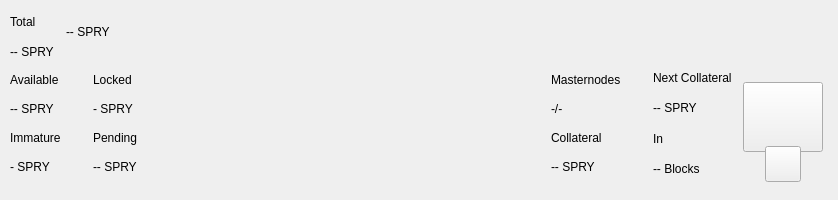
<?xml version="1.0" encoding="UTF-8"?>
<ui version="4.0">
 <class>TopBar</class>
 <widget class="QWidget" name="TopBar">
  <property name="geometry">
   <rect>
    <x>0</x>
    <y>0</y>
    <width>838</width>
    <height>200</height>
   </rect>
  </property>
  <property name="minimumSize">
   <size>
    <width>0</width>
    <height>200</height>
   </size>
  </property>
  <property name="maximumSize">
   <size>
    <width>16777215</width>
    <height>200</height>
   </size>
  </property>
  <property name="windowTitle">
   <string>Form</string>
  </property>
  <layout class="QVBoxLayout" name="verticalLayout_10" stretch="0">
   <property name="spacing">
    <number>0</number>
   </property>
   <property name="leftMargin">
    <number>0</number>
   </property>
   <property name="topMargin">
    <number>0</number>
   </property>
   <property name="rightMargin">
    <number>0</number>
   </property>
   <property name="bottomMargin">
    <number>0</number>
   </property>
   <item>
    <widget class="PFBorderImage" name="containerTop">
     <layout class="QVBoxLayout" name="verticalLayout_11">
      <property name="spacing">
       <number>0</number>
      </property>
      <property name="leftMargin">
       <number>0</number>
      </property>
      <property name="topMargin">
       <number>0</number>
      </property>
      <property name="rightMargin">
       <number>0</number>
      </property>
      <property name="bottomMargin">
       <number>0</number>
      </property>
      <item>
       <widget class="QWidget" name="top_container_2" native="true">
        <property name="minimumSize">
         <size>
          <width>0</width>
          <height>65</height>
         </size>
        </property>
        <layout class="QHBoxLayout" name="top_container">
         <property name="spacing">
          <number>0</number>
         </property>
         <property name="leftMargin">
          <number>10</number>
         </property>
         <property name="topMargin">
          <number>0</number>
         </property>
         <property name="rightMargin">
          <number>10</number>
         </property>
         <property name="bottomMargin">
          <number>0</number>
         </property>
         <item>
          <layout class="QHBoxLayout" name="horizontalLayout_4">
           <property name="spacing">
            <number>12</number>
           </property>
           <property name="rightMargin">
            <number>0</number>
           </property>
           <item>
            <widget class="QWidget" name="widgetAmount" native="true">
             <layout class="QVBoxLayout" name="verticalLayout_2">
              <property name="spacing">
               <number>2</number>
              </property>
              <property name="leftMargin">
               <number>0</number>
              </property>
              <property name="topMargin">
               <number>8</number>
              </property>
              <property name="rightMargin">
               <number>0</number>
              </property>
              <property name="bottomMargin">
               <number>0</number>
              </property>
              <item>
               <widget class="QLabel" name="labelTitle1">
                <property name="text">
                 <string>Total</string>
                </property>
               </widget>
              </item>
              <item>
               <widget class="QLabel" name="labelAmountPiv">
                <property name="text">
                 <string notr="true">-- SPRY</string>
                </property>
               </widget>
              </item>
             </layout>
            </widget>
           </item>
           <item alignment="Qt::AlignVCenter">
            <widget class="QWidget" name="widgetTopAmount" native="true">
             <property name="sizePolicy">
              <sizepolicy hsizetype="Preferred" vsizetype="Maximum">
               <horstretch>0</horstretch>
               <verstretch>0</verstretch>
              </sizepolicy>
             </property>
             <layout class="QHBoxLayout" name="horizontalLayout_5">
              <property name="spacing">
               <number>0</number>
              </property>
              <property name="leftMargin">
               <number>0</number>
              </property>
              <property name="topMargin">
               <number>0</number>
              </property>
              <property name="rightMargin">
               <number>0</number>
              </property>
              <property name="bottomMargin">
               <number>0</number>
              </property>
              <item alignment="Qt::AlignTop">
               <widget class="QLabel" name="labelAmountTopPiv">
                <property name="minimumSize">
                 <size>
                  <width>0</width>
                  <height>36</height>
                 </size>
                </property>
                <property name="styleSheet">
                 <string notr="true">padding:0px;margin:0px;</string>
                </property>
                <property name="text">
                 <string notr="true">-- SPRY</string>
                </property>
               </widget>
              </item>
             </layout>
            </widget>
           </item>
           <item>
            <spacer name="horizontalSpacer">
             <property name="orientation">
              <enum>Qt::Horizontal</enum>
             </property>
             <property name="sizeHint" stdset="0">
              <size>
               <width>40</width>
               <height>20</height>
              </size>
             </property>
            </spacer>
           </item>
           <item alignment="Qt::AlignRight">
            <widget class="QWidget" name="layoutSync" native="true">
             <property name="minimumSize">
              <size>
               <width>0</width>
               <height>36</height>
              </size>
             </property>
             <property name="maximumSize">
              <size>
               <width>16777215</width>
               <height>36</height>
              </size>
             </property>
             <layout class="QVBoxLayout" name="verticalLayout_9">
              <property name="leftMargin">
               <number>0</number>
              </property>
              <property name="topMargin">
               <number>0</number>
              </property>
              <property name="rightMargin">
               <number>0</number>
              </property>
              <property name="bottomMargin">
               <number>0</number>
              </property>
              <item>
               <widget class="ExpandableButton" name="pushButtonSync" native="true">
                <property name="minimumSize">
                 <size>
                  <width>36</width>
                  <height>36</height>
                 </size>
                </property>
                <property name="maximumSize">
                 <size>
                  <width>16777215</width>
                  <height>36</height>
                 </size>
                </property>
               </widget>
              </item>
             </layout>
            </widget>
           </item>
           <item>
            <widget class="ExpandableButton" name="pushButtonHDUpgrade" native="true">
             <property name="minimumSize">
              <size>
               <width>36</width>
               <height>36</height>
              </size>
             </property>
             <property name="maximumSize">
              <size>
               <width>16777215</width>
               <height>36</height>
              </size>
             </property>
            </widget>
           </item>
           <item>
            <widget class="ExpandableButton" name="pushButtonStack" native="true">
             <property name="minimumSize">
              <size>
               <width>36</width>
               <height>36</height>
              </size>
             </property>
             <property name="maximumSize">
              <size>
               <width>16777215</width>
               <height>36</height>
              </size>
             </property>
            </widget>
           </item>
           <item>
            <widget class="ExpandableButton" name="pushButtonConf" native="true">
             <property name="minimumSize">
              <size>
               <width>36</width>
               <height>36</height>
              </size>
             </property>
             <property name="maximumSize">
              <size>
               <width>16777215</width>
               <height>36</height>
              </size>
             </property>
            </widget>
           </item>
           <item>
            <widget class="ExpandableButton" name="pushButtonMasternodes" native="true">
             <property name="minimumSize">
              <size>
               <width>36</width>
               <height>36</height>
              </size>
             </property>
             <property name="maximumSize">
              <size>
               <width>16777215</width>
               <height>36</height>
              </size>
             </property>
            </widget>
           </item>
           <item>
            <widget class="ExpandableButton" name="pushButtonConsole" native="true">
             <property name="minimumSize">
              <size>
               <width>36</width>
               <height>36</height>
              </size>
             </property>
             <property name="maximumSize">
              <size>
               <width>16777215</width>
               <height>36</height>
              </size>
             </property>
            </widget>
           </item>
           <item>
            <widget class="ExpandableButton" name="pushButtonConnection" native="true">
             <property name="minimumSize">
              <size>
               <width>36</width>
               <height>36</height>
              </size>
             </property>
             <property name="maximumSize">
              <size>
               <width>16777215</width>
               <height>36</height>
              </size>
             </property>
            </widget>
           </item>
           <item>
            <widget class="ExpandableButton" name="pushButtonTor" native="true">
             <property name="minimumSize">
              <size>
               <width>36</width>
               <height>36</height>
              </size>
             </property>
             <property name="maximumSize">
              <size>
               <width>16777215</width>
               <height>36</height>
              </size>
             </property>
            </widget>
           </item>
           <item>
            <widget class="ExpandableButton" name="pushButtonLock" native="true">
             <property name="sizePolicy">
              <sizepolicy hsizetype="Expanding" vsizetype="Expanding">
               <horstretch>0</horstretch>
               <verstretch>0</verstretch>
              </sizepolicy>
             </property>
             <property name="minimumSize">
              <size>
               <width>36</width>
               <height>0</height>
              </size>
             </property>
             <property name="maximumSize">
              <size>
               <width>16777215</width>
               <height>36</height>
              </size>
             </property>
            </widget>
           </item>
           <item>
            <widget class="ExpandableButton" name="pushButtonTheme" native="true">
             <property name="minimumSize">
              <size>
               <width>36</width>
               <height>36</height>
              </size>
             </property>
             <property name="maximumSize">
              <size>
               <width>16777215</width>
               <height>36</height>
              </size>
             </property>
            </widget>
           </item>
          </layout>
         </item>
        </layout>
       </widget>
      </item>
      <item>
       <widget class="QWidget" name="bottom_container" native="true">
        <property name="minimumSize">
         <size>
          <width>0</width>
          <height>135</height>
         </size>
        </property>
        <layout class="QHBoxLayout" name="botton_container">
         <property name="leftMargin">
          <number>10</number>
         </property>
         <property name="topMargin">
          <number>0</number>
         </property>
         <property name="rightMargin">
          <number>10</number>
         </property>
         <property name="bottomMargin">
          <number>10</number>
         </property>
         <item>
          <layout class="QHBoxLayout" name="horizontalLayout_3">
           <property name="spacing">
            <number>0</number>
           </property>
           <property name="bottomMargin">
            <number>9</number>
           </property>
           <item>
            <layout class="QVBoxLayout" name="verticalLayout_7">
             <property name="spacing">
              <number>0</number>
             </property>
             <property name="leftMargin">
              <number>0</number>
             </property>
             <property name="rightMargin">
              <number>0</number>
             </property>
             <item>
              <layout class="QHBoxLayout" name="horizontalLayout_2">
               <property name="spacing">
                <number>0</number>
               </property>
               <item>
                <layout class="QVBoxLayout" name="verticalLayout_6">
                 <item>
                  <widget class="QLabel" name="labelTitle5">
                   <property name="text">
                    <string>Available</string>
                   </property>
                  </widget>
                 </item>
                 <item>
                  <widget class="QLabel" name="labelAvailablePiv">
                   <property name="text">
                    <string>-- SPRY</string>
                   </property>
                  </widget>
                 </item>
                 <item>
                  <widget class="QLabel" name="labelTitle4">
                   <property name="text">
                    <string>Immature</string>
                   </property>
                  </widget>
                 </item>
                 <item>
                  <widget class="QLabel" name="labelImmaturePiv">
                   <property name="text">
                    <string notr="true">- SPRY</string>
                   </property>
                  </widget>
                 </item>
                </layout>
               </item>
               <item>
                <layout class="QVBoxLayout" name="verticalLayout_8">
                 <property name="leftMargin">
                  <number>32</number>
                 </property>
                 <item>
                  <widget class="QLabel" name="labelTitle6">
                   <property name="text">
                    <string>Locked</string>
                   </property>
                  </widget>
                 </item>
                 <item>
                  <widget class="QLabel" name="labelLockedPiv">
                   <property name="text">
                    <string>- SPRY</string>
                   </property>
                  </widget>
                 </item>
                 <item>
                  <widget class="QLabel" name="labelTitle3">
                   <property name="text">
                    <string>Pending</string>
                   </property>
                  </widget>
                 </item>
                 <item>
                  <widget class="QLabel" name="labelPendingPiv">
                   <property name="text">
                    <string notr="true">-- SPRY</string>
                   </property>
                  </widget>
                 </item>
                </layout>
               </item>
              </layout>
             </item>
            </layout>
           </item>
          </layout>
         </item>
         <item>
          <spacer name="horizontalSpacer_2">
           <property name="orientation">
            <enum>Qt::Horizontal</enum>
           </property>
           <property name="sizeHint" stdset="0">
            <size>
             <width>40</width>
             <height>20</height>
            </size>
           </property>
          </spacer>
         </item>
         <item>
          <layout class="QHBoxLayout" name="horizontalLayout_6">
           <property name="spacing">
            <number>0</number>
           </property>
           <property name="rightMargin">
            <number>0</number>
           </property>
           <property name="bottomMargin">
            <number>9</number>
           </property>
           <item>
            <layout class="QVBoxLayout" name="verticalLayout_5">
             <item>
              <widget class="QLabel" name="labelMasternodesTitle">
               <property name="text">
                <string>Masternodes</string>
               </property>
              </widget>
             </item>
             <item>
              <widget class="QLabel" name="labelMasternodeCount">
               <property name="text">
                <string>-/-</string>
               </property>
              </widget>
             </item>
             <item>
              <widget class="QLabel" name="labelTitle8">
               <property name="text">
                <string>Collateral</string>
               </property>
              </widget>
             </item>
             <item>
              <widget class="QLabel" name="labelCollateralPiv">
               <property name="text">
                <string notr="true">-- SPRY</string>
               </property>
              </widget>
             </item>
            </layout>
           </item>
           <item>
            <widget class="QWidget" name="widgetNextCollateral" native="true">
             <layout class="QVBoxLayout" name="verticalLayout_12">
              <property name="leftMargin">
               <number>32</number>
              </property>
              <property name="topMargin">
               <number>0</number>
              </property>
              <property name="rightMargin">
               <number>0</number>
              </property>
              <property name="bottomMargin">
               <number>0</number>
              </property>
              <item>
               <widget class="QLabel" name="labelNextMasternodesTitle">
                <property name="text">
                 <string>Next Collateral</string>
                </property>
               </widget>
              </item>
              <item>
               <widget class="QLabel" name="labelNextCollateralValue">
                <property name="text">
                 <string>-- SPRY</string>
                </property>
               </widget>
              </item>
              <item>
               <widget class="QLabel" name="labelTitle9">
                <property name="text">
                 <string>In</string>
                </property>
               </widget>
              </item>
              <item>
               <widget class="QLabel" name="labelNextCollateralBlocks">
                <property name="text">
                 <string notr="true">-- Blocks</string>
                </property>
               </widget>
              </item>
             </layout>
            </widget>
           </item>
          </layout>
         </item>
         <item>
          <widget class="QWidget" name="qrContainer" native="true">
           <property name="sizePolicy">
            <sizepolicy hsizetype="Preferred" vsizetype="Minimum">
             <horstretch>0</horstretch>
             <verstretch>0</verstretch>
            </sizepolicy>
           </property>
           <property name="minimumSize">
            <size>
             <width>90</width>
             <height>110</height>
            </size>
           </property>
           <property name="maximumSize">
            <size>
             <width>90</width>
             <height>110</height>
            </size>
           </property>
           <layout class="QVBoxLayout" name="containerQR">
            <property name="spacing">
             <number>0</number>
            </property>
            <property name="leftMargin">
             <number>5</number>
            </property>
            <property name="topMargin">
             <number>10</number>
            </property>
            <property name="rightMargin">
             <number>5</number>
            </property>
            <property name="bottomMargin">
             <number>0</number>
            </property>
            <item>
             <widget class="QPushButton" name="btnQr">
              <property name="minimumSize">
               <size>
                <width>70</width>
                <height>70</height>
               </size>
              </property>
              <property name="maximumSize">
               <size>
                <width>16777215</width>
                <height>70</height>
               </size>
              </property>
              <property name="focusPolicy">
               <enum>Qt::NoFocus</enum>
              </property>
              <property name="text">
               <string/>
              </property>
              <property name="iconSize">
               <size>
                <width>70</width>
                <height>70</height>
               </size>
              </property>
             </widget>
            </item>
            <item>
             <spacer name="verticalSpacer">
              <property name="orientation">
               <enum>Qt::Vertical</enum>
              </property>
              <property name="sizeType">
               <enum>QSizePolicy::Fixed</enum>
              </property>
              <property name="sizeHint" stdset="0">
               <size>
                <width>20</width>
                <height>20</height>
               </size>
              </property>
             </spacer>
            </item>
            <item alignment="Qt::AlignHCenter|Qt::AlignBottom">
             <widget class="QPushButton" name="pushButtonQR">
              <property name="minimumSize">
               <size>
                <width>36</width>
                <height>36</height>
               </size>
              </property>
              <property name="maximumSize">
               <size>
                <width>36</width>
                <height>36</height>
               </size>
              </property>
              <property name="focusPolicy">
               <enum>Qt::NoFocus</enum>
              </property>
              <property name="text">
               <string/>
              </property>
             </widget>
            </item>
           </layout>
          </widget>
         </item>
        </layout>
       </widget>
      </item>
     </layout>
    </widget>
   </item>
  </layout>
 </widget>
 <customwidgets>
  <customwidget>
   <class>PFBorderImage</class>
   <extends>QFrame</extends>
   <header>qt/pivx/pfborderimage.h</header>
   <container>1</container>
  </customwidget>
  <customwidget>
   <class>ExpandableButton</class>
   <extends>QWidget</extends>
   <header>qt/pivx/expandablebutton.h</header>
   <container>1</container>
  </customwidget>
 </customwidgets>
 <resources/>
 <connections/>
</ui>
